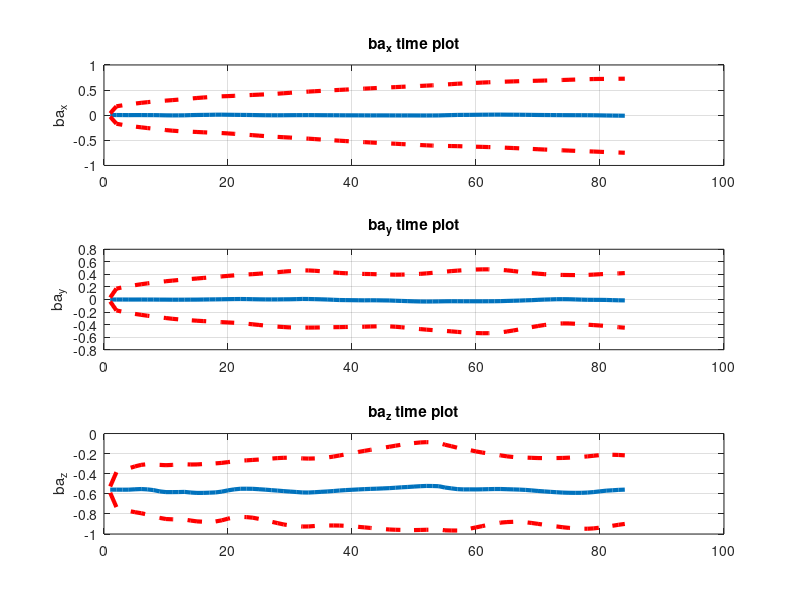
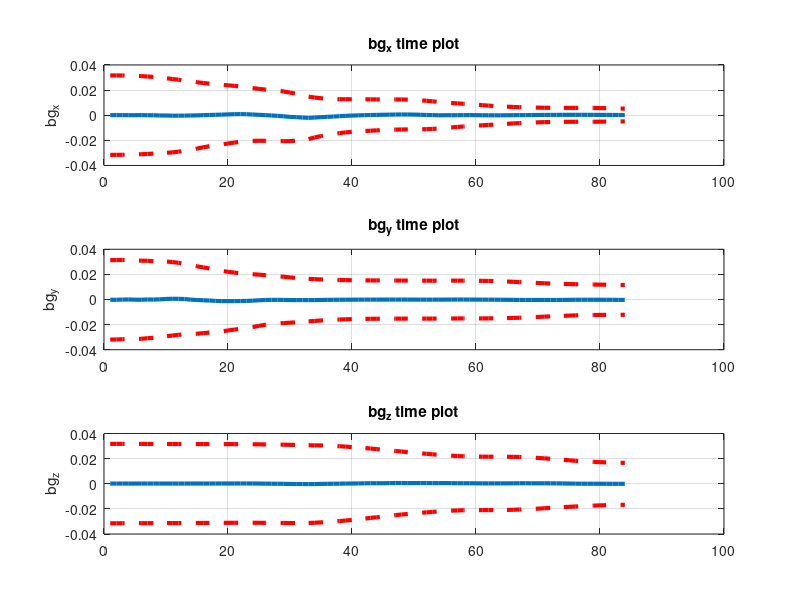

Write MATLAB code to recreate these figures, in order.
clear all;
clc;
data = csvread('lin_bias_undistortedcloud.csv');
ba = data(:, 1:3);
bg = data(:, 4:6);
sigma_ba = data(:, 7:9);
sigma_bg = data(:, 10:12);

%%
figure('Name','Accelerometer Bias KF','NumberTitle','off');
subplot(311)
plot(ba(:,1), 'LineWidth', 3);
hold on;
plot(ba(:,1) + sigma_ba(:,1), '--r', 'LineWidth', 3);
hold on;
plot(ba(:,1) - sigma_ba(:,1), '--r', 'LineWidth', 3);
hold off;
ylabel('ba_x');
grid;
title('ba_x time plot');
subplot(312)
plot(ba(:,2), 'LineWidth', 3);
hold on;
plot(ba(:,2) + sigma_ba(:,2), '--r', 'LineWidth', 3);
hold on;
plot(ba(:,2) - sigma_ba(:,2), '--r', 'LineWidth', 3);
hold off;
ylabel('ba_y');
grid;
title('ba_y time plot');
subplot(313)
plot(ba(:,3), 'LineWidth', 3);
hold on;
plot(ba(:,3) + sigma_ba(:,3), '--r', 'LineWidth', 3);
hold on;
plot(ba(:,3) - sigma_ba(:,3), '--r', 'LineWidth', 3);
hold off;
ylabel('ba_z');
grid;
title('ba_z time plot');
%%
figure('Name','Gyroscope Bias KF','NumberTitle','off');
subplot(311)
plot(bg(:,1), 'LineWidth', 3);
hold on;
plot(bg(:,1) + sigma_bg(:,1), '--r', 'LineWidth', 3);
hold on;
plot(bg(:,1) - sigma_bg(:,1), '--r', 'LineWidth', 3);
hold off;
ylabel('bg_x');
grid;
title('bg_x time plot');
subplot(312)
plot(bg(:,2), 'LineWidth', 3);
hold on;
plot(bg(:,2) + sigma_bg(:,2), '--r', 'LineWidth', 3);
hold on;
plot(bg(:,2) - sigma_bg(:,2), '--r', 'LineWidth', 3);
hold off;
ylabel('bg_y');
grid;
title('bg_y time plot');
subplot(313)
plot(bg(:,3), 'LineWidth', 3);
hold on;
plot(bg(:,3) + sigma_bg(:,3), '--r', 'LineWidth', 3);
hold on;
plot(bg(:,3) - sigma_bg(:,3), '--r', 'LineWidth', 3);
hold off;
ylabel('bg_z');
title('bg_z time plot');
grid;